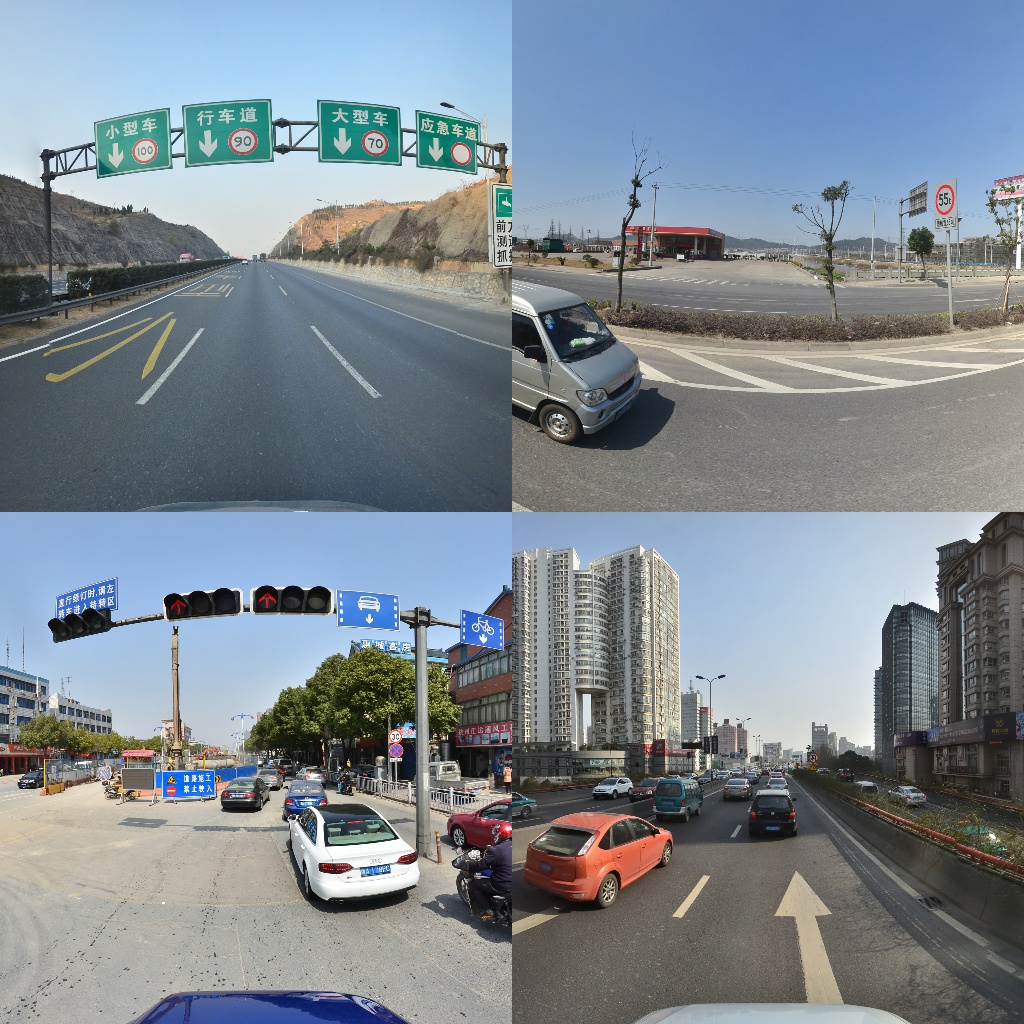

This figure's Python source:
import numpy as np
import random
import cv2
import math

img_size = 512


def load_image(path):
    # loads 1 image from dataset, returns img, original hw, resized hw

    img = cv2.imread(path)  # BGR
    assert img is not None, 'Image Not Found ' + path
    h0, w0 = img.shape[:2]  # orig hw
    r = img_size / max(h0, w0)  # resize image to img_size
    if r != 1:  # always resize down, only resize up if training with augmentation
        interp = cv2.INTER_LINEAR
        img = cv2.resize(img, (int(w0 * r), int(h0 * r)), interpolation=interp)
    return img, (h0, w0), img.shape[:2]  # img, hw_original, hw_resized


def box_candidates(box1, box2, wh_thr=2, ar_thr=20, area_thr=0.2):  # box1(4,n), box2(4,n)
    # Compute candidate boxes: box1 before augment, box2 after augment, wh_thr (pixels), aspect_ratio_thr, area_ratio
    w1, h1 = box1[2] - box1[0], box1[3] - box1[1]
    w2, h2 = box2[2] - box2[0], box2[3] - box2[1]
    ar = np.maximum(w2 / (h2 + 1e-16), h2 / (w2 + 1e-16))  # aspect ratio
    return (w2 > wh_thr) & (h2 > wh_thr) & (w2 * h2 / (w1 * h1 + 1e-16) > area_thr) & (ar < ar_thr)  # candidates


def random_perspective(img, targets=(), degrees=10, translate=.1, scale=.1, shear=10, perspective=0.0, border=(0, 0)):
    # torchvision.transforms.RandomAffine(degrees=(-10, 10), translate=(.1, .1), scale=(.9, 1.1), shear=(-10, 10))
    # targets = [cls, xyxy]

    height = img.shape[0] + border[0] * 2  # shape(h,w,c)
    width = img.shape[1] + border[1] * 2

    # Center, 中心平移
    C = np.eye(3)
    C[0, 2] = -img.shape[1] / 2  # x translation (pixels)
    C[1, 2] = -img.shape[0] / 2  # y translation (pixels)

    # Perspective
    P = np.eye(3)
    P[2, 0] = random.uniform(-perspective, perspective)  # x perspective (about y)
    P[2, 1] = random.uniform(-perspective, perspective)  # y perspective (about x)

    # Rotation and Scale
    R = np.eye(3)
    a = random.uniform(-degrees, degrees)
    # a += random.choice([-180, -90, 0, 90])  # add 90deg rotations to small rotations
    s = random.uniform(1 - scale, 1 + scale)
    # s = 2 ** random.uniform(-scale, scale)
    R[:2] = cv2.getRotationMatrix2D(angle=a, center=(0, 0), scale=s)

    # Shear
    S = np.eye(3)
    S[0, 1] = math.tan(random.uniform(-shear, shear) * math.pi / 180)  # x shear (deg)
    S[1, 0] = math.tan(random.uniform(-shear, shear) * math.pi / 180)  # y shear (deg)

    # Translation
    T = np.eye(3)
    T[0, 2] = random.uniform(0.5 - translate, 0.5 + translate) * width  # x translation (pixels)
    T[1, 2] = random.uniform(0.5 - translate, 0.5 + translate) * height  # y translation (pixels)

    # Combined rotation matrix
    M = T @ S @ R @ P @ C  # order of operations (right to left) is IMPORTANT
    if (border[0] != 0) or (border[1] != 0) or (M != np.eye(3)).any():  # image changed
        if perspective:
            img = cv2.warpPerspective(img, M, dsize=(width, height), borderValue=(114, 114, 114))
        else:  # affine
            img = cv2.warpAffine(img, M[:2], dsize=(width, height), borderValue=(114, 114, 114))

    # Visualize
    # import matplotlib.pyplot as plt
    # ax = plt.subplots(1, 2, figsize=(12, 6))[1].ravel()
    # ax[0].imshow(img[:, :, ::-1])  # base
    # ax[1].imshow(img2[:, :, ::-1])  # warped

    # Transform label coordinates
    n = len(targets)
    if n:
        # warp points
        xy = np.ones((n * 4, 3))
        xy[:, :2] = targets[:, [1, 2, 3, 4, 1, 4, 3, 2]].reshape(n * 4, 2)  # x1y1, x2y2, x1y2, x2y1
        xy = xy @ M.T  # transform
        if perspective:
            xy = (xy[:, :2] / xy[:, 2:3]).reshape(n, 8)  # rescale
        else:  # affine
            xy = xy[:, :2].reshape(n, 8)

        # create new boxes
        x = xy[:, [0, 2, 4, 6]]
        y = xy[:, [1, 3, 5, 7]]
        xy = np.concatenate((x.min(1), y.min(1), x.max(1), y.max(1))).reshape(4, n).T

        # # apply angle-based reduction of bounding boxes
        # radians = a * math.pi / 180
        # reduction = max(abs(math.sin(radians)), abs(math.cos(radians))) ** 0.5
        # x = (xy[:, 2] + xy[:, 0]) / 2
        # y = (xy[:, 3] + xy[:, 1]) / 2
        # w = (xy[:, 2] - xy[:, 0]) * reduction
        # h = (xy[:, 3] - xy[:, 1]) * reduction
        # xy = np.concatenate((x - w / 2, y - h / 2, x + w / 2, y + h / 2)).reshape(4, n).T

        # clip boxes
        xy[:, [0, 2]] = xy[:, [0, 2]].clip(0, width)
        xy[:, [1, 3]] = xy[:, [1, 3]].clip(0, height)

        # filter candidates
        i = box_candidates(box1=targets[:, 1:5].T * s, box2=xy.T)
        targets = targets[i]
        targets[:, 1:5] = xy[i]

    return img, targets


def load_mosaic():
    # loads images in a mosaic
    hyp = {'degrees': 0, "translate": 0.5, 'scale': 0.5, 'shear': 0., 'perspective': 0.}
    mosaic_border = [-img_size // 2, -img_size // 2]

    labels4 = []
    s = 512
    yc, xc = s, s  # mosaic center x, y

    root = '/home/hsy/research/car_lane/TT100K/data/xunlian/images/train/'
    img_path_list = [root+x for x in ['425.jpg', '824.jpg', '469.jpg', '1277.jpg']]
    img_label_list = []
    for img_path in img_path_list:
        label_path = img_path.replace('images', 'labels').replace('.jpg', '.txt')
        with open(label_path, 'r') as f:
            l = np.array([x.split() for x in f.read().splitlines()], dtype=np.float32)
        img_label_list.append(l)

    for i, img_path in enumerate(img_path_list):
        # Load image
        img, _, (h, w) = load_image(img_path)

        # place img in img4
        if i == 0:  # top left
            img4 = np.full((s * 2, s * 2, img.shape[2]), 114, dtype=np.uint8)  # base image with 4 tiles
            x1a, y1a, x2a, y2a = max(xc - w, 0), max(yc - h, 0), xc, yc  # xmin, ymin, xmax, ymax (large image)
            x1b, y1b, x2b, y2b = w - (x2a - x1a), h - (y2a - y1a), w, h  # xmin, ymin, xmax, ymax (small image)
        elif i == 1:  # top right
            x1a, y1a, x2a, y2a = xc, max(yc - h, 0), min(xc + w, s * 2), yc
            x1b, y1b, x2b, y2b = 0, h - (y2a - y1a), min(w, x2a - x1a), h
        elif i == 2:  # bottom left
            x1a, y1a, x2a, y2a = max(xc - w, 0), yc, xc, min(s * 2, yc + h)
            x1b, y1b, x2b, y2b = w - (x2a - x1a), 0, max(xc, w), min(y2a - y1a, h)
        elif i == 3:  # bottom right
            x1a, y1a, x2a, y2a = xc, yc, min(xc + w, s * 2), min(s * 2, yc + h)
            x1b, y1b, x2b, y2b = 0, 0, min(w, x2a - x1a), min(y2a - y1a, h)

        img4[y1a:y2a, x1a:x2a] = img[y1b:y2b, x1b:x2b]  # img4[ymin:ymax, xmin:xmax]
        padw = x1a - x1b
        padh = y1a - y1b

        # Labels
        x = img_label_list[i]
        labels = x.copy()
        if x.size > 0:  # Normalized xywh to pixel xyxy format
            labels[:, 1] = w * (x[:, 1] - x[:, 3] / 2) + padw
            labels[:, 2] = h * (x[:, 2] - x[:, 4] / 2) + padh
            labels[:, 3] = w * (x[:, 1] + x[:, 3] / 2) + padw
            labels[:, 4] = h * (x[:, 2] + x[:, 4] / 2) + padh
        labels4.append(labels)

    # Concat/clip labels
    if len(labels4):
        labels4 = np.concatenate(labels4, 0)
        # np.clip(labels4[:, 1:] - s / 2, 0, s, out=labels4[:, 1:])  # use with center crop
        np.clip(labels4[:, 1:], 0, 2 * s, out=labels4[:, 1:])  # use with random_affine

        # Replicate
        # img4, labels4 = replicate(img4, labels4)

    # Augment
    # img4 = img4[s // 2: int(s * 1.5), s // 2:int(s * 1.5)]  # center crop (WARNING, requires box pruning)
    img4, labels4 = random_perspective(img4, labels4,
                                       degrees=hyp['degrees'],
                                       translate=hyp['translate'],
                                       scale=hyp['scale'],
                                       shear=hyp['shear'],
                                       perspective=hyp['perspective'],
                                       border=mosaic_border)  # border to remove
    cv2.imwrite('mosaic.jpg', img4)
    print(labels4)
    return img4, labels4


if __name__ == '__main__':
    print()
    load_mosaic()
